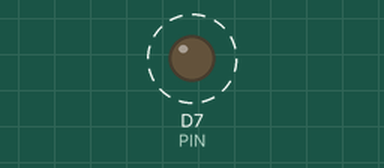
Simulated run of this sketch. Board: Particle Photon. Shown: output pins drawn as LEDs (lit = HIGH). Dashed ring = blinking.

Above: at 0.5 s.
Timing chart, 0 to 4.6 s (numbered marks = the images above):
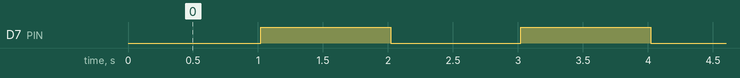

Measured:
- by itself, D7 (PIN): alternates HIGH for 1.0 s and LOW for 1.0 s

The sketch:

publish.ino
```cpp
#define PIN D7

int state = 0;
int i;

void setup() {
    //tell the device we want to write to this pin
    pinMode(PIN, OUTPUT);
    i = 0;
}

void loop() {
    // alternate the PIN between high and low
    digitalWrite(PIN, (state) ? HIGH : LOW);

    // invert the state
    state = !state;

    // bump the publish counter
    if (i % 5 == 0) {
        // Doesn't work. No idea why.
        //Spark.publish("spark-loop-no-arg");
        // Works fine. No idea why either.
        Spark.publish("its-alive", String(i));
    }
    i += 1;

    // wait a second
    delay(1000);
}
```
